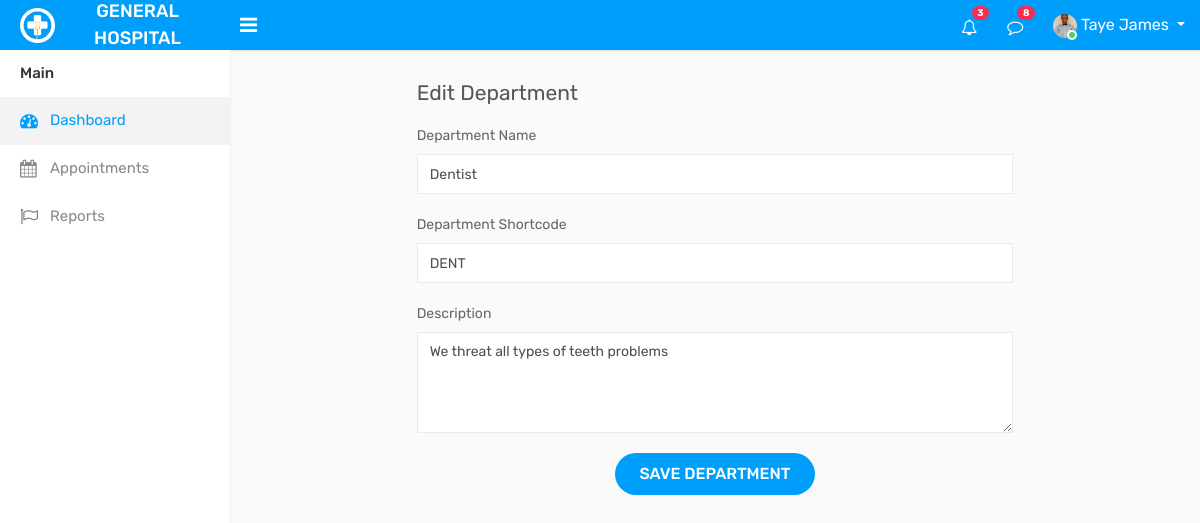
Screenshot of /dashboard/edit_department.php?xyz=1 (signed in) with the database file from the repository.
### tables this page shows
CREATE TABLE `departments` (
  `id` int(11) NOT NULL,
  `name` varchar(50) NOT NULL,
  `code` varchar(10) NOT NULL,
  `descript` text NOT NULL,
  `status` varchar(50) NOT NULL,
  `datee` varchar(50) NOT NULL
);

### dashboard/edit_department.php (the view, shortened to what this page needs)
<?php include 'header.php'; ?>
<?php include 'sidebar.php'; ?>
        <div class="page-wrapper">
            <div class="content">
                <div class="row">
                    <div class="col-lg-8 offset-lg-2">
                        <h4 class="page-title">Edit Department</h4>
                    </div>
                </div>
                <div class="row">
                    <div class="col-lg-8 offset-lg-2">
                        <form method="POST">
<?php
$dept = $_GET['xyz'];
include '../dbconnect.php';
$sql = $con->query("SELECT * FROM departments WHERE id = '$dept'");
if ($sql->num_rows > 0) {
	$row = $sql->fetch_assoc();
	$name = $row['name'];
	$descript = $row['descript'];
	$code = $row['code'];
}
?>
							<div class="form-group">
								<label>Department Name</label>
								<input class="form-control" name="name" value="<?php echo($name); ?>" required type="text">
							</div>
							<div class="form-group">
								<label>Department Shortcode</label>
								<input class="form-control" name="code" value="<?php echo($code); ?>" required type="text">
							</div>
							<div class="form-group">
                                <label>Description</label>
                                <textarea cols="30" rows="4" name="descript" class="form-control"><?php echo($descript); ?></textarea>
                            </div>
                            <div class="m-t-20 text-center">
                                <button name="submit" class="btn btn-primary submit-btn">Save Department</button>
                            </div>
                        </form>
                    </div>
                </div>
            </div>
        </div>
    </div>
</body>
</html>

### rows the page displays
departments: name "Dentist", code "DENT", descript "We threat all types of teeth problems"

### other values shown
$fullname "Taye James"
